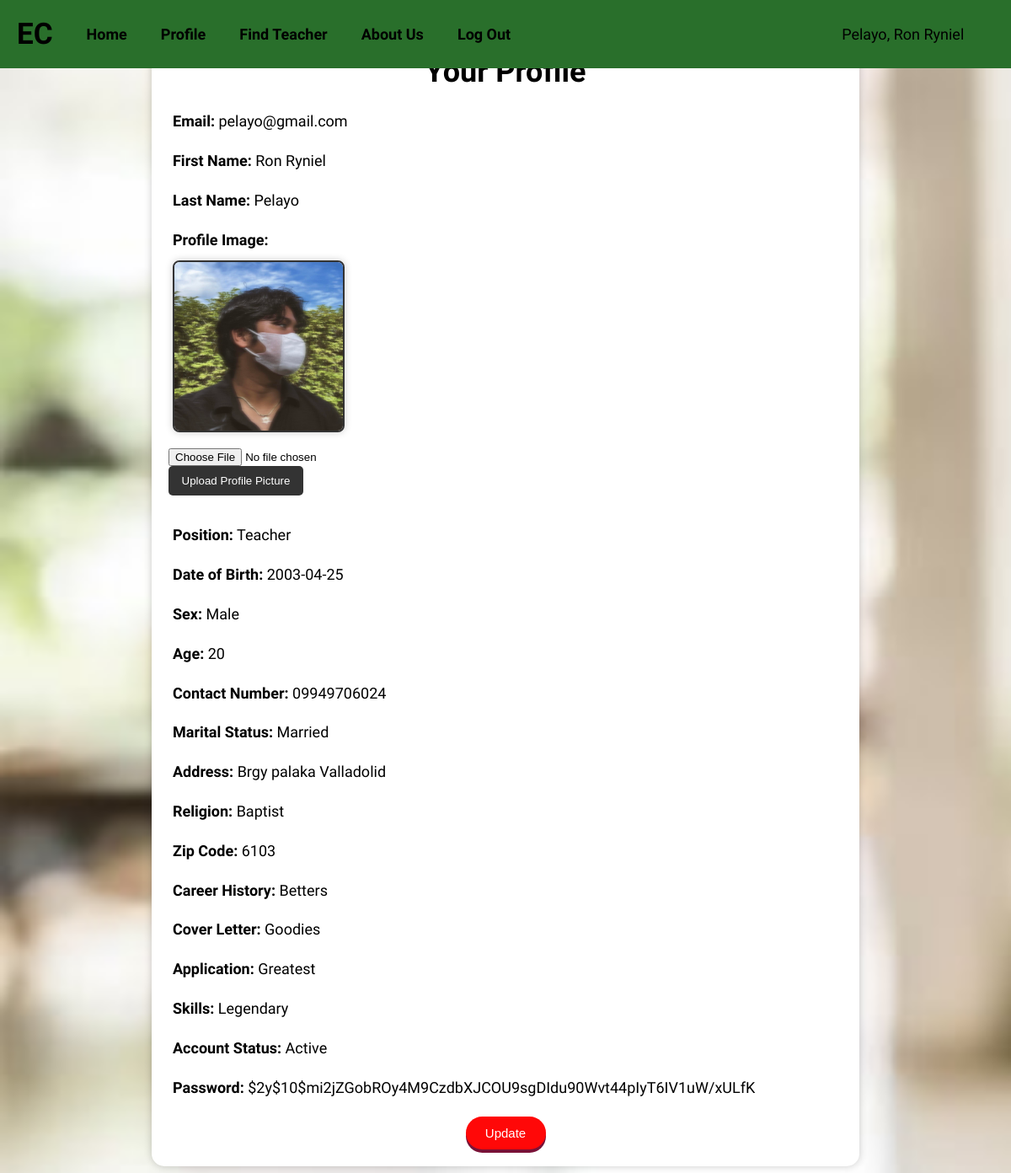
Page /profile.php (signed in) on the committed database.
### tables this page shows
CREATE TABLE `tbl_users` (
  `user_id` int(8) UNSIGNED NOT NULL,
  `user_lastname` varchar(180) NOT NULL DEFAULT '',
  `user_firstname` varchar(180) NOT NULL DEFAULT '',
  `user_email` varchar(180) NOT NULL DEFAULT '',
  `user_password` varchar(180) NOT NULL DEFAULT '',
  `user_date_added` date NOT NULL DEFAULT '2000-01-01',
  `user_time_added` time NOT NULL DEFAULT '00:00:00',
  `user_date_updated` date NOT NULL DEFAULT '2000-01-01',
  `user_time_updated` time NOT NULL DEFAULT '00:00:00',
  `user_status` int(1) NOT NULL DEFAULT 0,
  `user_token` varchar(255) NOT NULL DEFAULT '',
  `user_access` varchar(255) NOT NULL DEFAULT '',
  `user_dob` date NOT NULL DEFAULT '2000-01-01',
  `user_sex` varchar(10) NOT NULL DEFAULT '',
  `user_age` int(3) NOT NULL DEFAULT 0,
  `user_contact_number` varchar(20) NOT NULL DEFAULT '',
  `user_marital_status` varchar(20) NOT NULL DEFAULT '',
  `user_address` text NOT NULL,
  `user_religion` varchar(50) NOT NULL DEFAULT '',
  `user_zip_code` varchar(10) NOT NULL DEFAULT '',
  `user_position` varchar(255) NOT NULL DEFAULT '',
  `user_career_history` text NOT NULL,
  `user_cover_letter` text NOT NULL,
  `user_application` text NOT NULL,
  `user_skills` varchar(255) NOT NULL DEFAULT '',
  `user_profile_image` varchar(255) NOT NULL DEFAULT ''
);

### classes/class.user.php (called while the page is built, shortened)
<?php
class User {
    private $DB_SERVER = 'localhost';
    private $DB_USERNAME = 'root';
    private $DB_PASSWORD = '';
    private $DB_DATABASE = 'db_wbapp';
    private $conn;
    public function __construct() {
        $this->conn = new PDO("mysql:host=" . $this->DB_SERVER . ";dbname=" . $this->DB_DATABASE, $this->DB_USERNAME, $this->DB_PASSWORD);
    }
public function get_user_profile($id) {
    try {
        $sql = "SELECT * FROM tbl_users WHERE user_id = :id";
        $stmt = $this->conn->prepare($sql);
        $stmt->bindParam(':id', $id, PDO::PARAM_INT);
        $stmt->execute();
        $user_profile = $stmt->fetch(PDO::FETCH_ASSOC);
        return $user_profile;
    } catch (PDOException $e) {
        echo "Error retrieving user profile: " . $e->getMessage();
        return false;
    }
}
	function get_user_id($email){
		$sql="SELECT user_id FROM tbl_users WHERE user_email = :email";
		$q = $this->conn->prepare($sql);
		$q->execute(['email' => $email]);
		$user_id = $q->fetchColumn();
		return $user_id;
	}
	function get_user_password($id){
		$sql="SELECT user_password FROM tbl_users WHERE user_id = :id";
		$q = $this->conn->prepare($sql);
		$q->execute(['id' => $id]);
		$user_password = $q->fetchColumn();
		return $user_password;
	}
	function get_user_firstname($id){
		$sql="SELECT user_firstname FROM tbl_users WHERE user_id = :id";
		$q = $this->conn->prepare($sql);
		$q->execute(['id' => $id]);
		$user_firstname = $q->fetchColumn();
		return $user_firstname;
	}
	function get_user_lastname($id){
		$sql="SELECT user_lastname FROM tbl_users WHERE user_id = :id";
		$q = $this->conn->prepare($sql);
		$q->execute(['id' => $id]);
		$user_lastname = $q->fetchColumn();
		return $user_lastname;
	}
	function get_user_access($id){
		$sql="SELECT user_access FROM tbl_users WHERE user_id = :id";
		$q = $this->conn->prepare($sql);
		$q->execute(['id' => $id]);
		$user_access = $q->fetchColumn();
		return $user_access;
	}
	function get_user_status($id){
		$sql="SELECT user_status FROM tbl_users WHERE user_id = :id";
		$q = $this->conn->prepare($sql);
		$q->execute(['id' => $id]);
		$user_status = $q->fetchColumn();
		return $user_status;
	}
    function get_user_dob($id){
        $sql = "SELECT user_dob FROM tbl_users WHERE user_id = :id";
        $q = $this->conn->prepare($sql);
        $q->execute(['id' => $id]);
        $user_dob = $q->fetchColumn();
        return $user_dob;
    }
    function get_user_sex($id){
        $sql = "SELECT user_sex FROM tbl_users WHERE user_id = :id";
        $q = $this->conn->prepare($sql);
        $q->execute(['id' => $id]);
        $user_sex = $q->fetchColumn();
        return $user_sex;
    }
    function get_user_age($id){
        $sql = "SELECT user_age FROM tbl_users WHERE user_id = :id";
        $q = $this->conn->prepare($sql);
        $q->execute(['id' => $id]);
        $user_age = $q->fetchColumn();
        return $user_age;
    }
    function get_user_contact_number($id){
        $sql = "SELECT user_contact_number FROM tbl_users WHERE user_id = :id";
        $q = $this->conn->prepare($sql);
        $q->execute(['id' => $id]);
        $user_contact_number = $q->fetchColumn();
        return $user_contact_number;
    }
    function get_user_marital_status($id){
        $sql = "SELECT user_marital_status FROM tbl_users WHERE user_id = :id";
        $q = $this->conn->prepare($sql);
        $q->execute(['id' => $id]);
        $user_marital_status = $q->fetchColumn();
        return $user_marital_status;
    }
    function get_user_address($id){
        $sql = "SELECT user_address FROM tbl_users WHERE user_id = :id";
        $q = $this->conn->prepare($sql);
        $q->execute(['id' => $id]);
        $user_address = $q->fetchColumn();
        return $user_address;
    }
    function get_user_religion($id){
        $sql = "SELECT user_religion FROM tbl_users WHERE user_id = :id";
        $q = $this->conn->prepare($sql);
        $q->execute(['id' => $id]);
        $user_religion = $q->fetchColumn();
        return $user_religion;
    }
    function get_user_zip_code($id){
        $sql = "SELECT user_zip_code FROM tbl_users WHERE user_id = :id";
        $q = $this->conn->prepare($sql);
        $q->execute(['id' => $id]);
        $user_zip_code = $q->fetchColumn();
        return $user_zip_code;
    }
    function get_user_application($id){
        $sql = "SELECT user_application FROM tbl_users WHERE user_id = :id";
        $q = $this->conn->prepare($sql);
        $q->execute(['id' => $id]);
        $user_application = $q->fetchColumn();
        return $user_application;
    }
    function get_user_skills($id){
        $sql = "SELECT user_skills FROM tbl_users WHERE user_id = :id";
        $q = $this->conn->prepare($sql);
        $q->execute(['id' => $id]);
        $user_skills = $q->fetchColumn();
        return $user_skills;
    }
    function get_user_career_history($id){
        $sql = "SELECT user_career_history FROM tbl_users WHERE user_id = :id";
        $q = $this->conn->prepare($sql);
        $q->execute(['id' => $id]);
        $user_career_history = $q->fetchColumn();
        return $user_career_history;
    }
	function get_user_cover_letter($id){
        $sql = "SELECT user_cover_letter FROM tbl_users WHERE user_id = :id";
        $q = $this->conn->prepare($sql);
        $q->execute(['id' => $id]);
        $user_cover_letter = $q->fetchColumn();
        return $user_cover_letter;
    }
}

### profile.php (the view, shortened to what this page needs)
<?php
include_once 'classes/class.user.php';
$user = new User();
$user_id = $user->get_user_id($_SESSION['user_email']);
$user_profile = $user->get_user_profile($user_id);
?>
<!DOCTYPE html>
<html>
<head>
    <link rel="stylesheet" href="css/custom.css?<?php echo time();?>">
</head>
<body class="home">
    <div id="wrapper">
    <div id="menu">
    <div id="logo">
            <span class="logo-text">EC</span>
        </div>
            <a href="home.php">Home</a>
            <a href="profile.php">Profile</a>
            <a href="find.php">Find Teacher</a>
            <a href="about.php">About Us</a>
            <a href="logout.php" class="move-right">Log Out</a>
            <span class="move-right"><?php echo $user->get_user_lastname($user_id) . ', ' . $user->get_user_firstname($user_id); ?>&nbsp;&nbsp; &nbsp;&nbsp; &nbsp;&nbsp;</span>
        </div>
<div class="profile-page">
<div id="profile-content">
    <h1>Your Profile</h1>
    <p><strong>Email:</strong> <?php echo $_SESSION['user_email']; ?></p>
    <p><strong>First Name:</strong> <?php echo $user->get_user_firstname($user_id); ?></p>
    <p><strong>Last Name:</strong> <?php echo $user->get_user_lastname($user_id); ?></p>
    <p><strong>Profile Image:</strong></p>
    <img id="profile-image" src="<?php echo $uploadDir . $user_profile['user_profile_image']; ?>" alt="Profile Picture">
    <form method="POST" action="" enctype="multipart/form-data">
        <input type="file" name="profile_picture" id="profile_picture" accept="image/*" required>
        <br>
        <button type="submit">Upload Profile Picture</button>
    </form>
    <p><strong>Position:</strong> <?php echo $user->get_user_access($user_id); ?></p>
    <p><strong>Date of Birth:</strong> <?php echo $user->get_user_dob($user_id); ?></p>
    <p><strong>Sex:</strong> <?php echo $user->get_user_sex($user_id); ?></p>
    <p><strong>Age:</strong> <?php echo $user->get_user_age($user_id); ?></p>
    <p><strong>Contact Number:</strong> <?php echo $user->get_user_contact_number($user_id); ?></p>
    <p><strong>Marital Status:</strong> <?php echo $user->get_user_marital_status($user_id); ?></p>
    <p><strong>Address:</strong> <?php echo $user->get_user_address($user_id); ?></p>
    <p><strong>Religion:</strong> <?php echo $user->get_user_religion($user_id); ?></p>
    <p><strong>Zip Code:</strong> <?php echo $user->get_user_zip_code($user_id); ?></p>
    <p><strong>Career History:</strong> <?php echo $user->get_user_career_history($user_id); ?></p>
    <p><strong>Cover Letter:</strong> <?php echo $user->get_user_cover_letter($user_id); ?></p>
    <p><strong>Application:</strong> <?php echo $user->get_user_application($user_id); ?></p>
    <p><strong>Skills:</strong> <?php echo $user->get_user_skills($user_id); ?></p>
    <p><strong>Account Status:</strong> <?php echo ($user->get_user_status($user_id) == "1") ? "Active" : "Inactive"; ?></p>
    <p><strong>Password:</strong> <?php echo $user->get_user_password($user_id); ?></p>
<div id="button-block">
    <a href="index.php?page=settings&subpage=users&action=profile&id=<?php echo $user_id; ?>">
        <input type="submit" value="Update">
    </a>
</div>
    </div>
    </div>
</div>
</body>
</html>

### css/custom.css (style rules this page uses)
body { margin: 0; padding: 0; font-family: 'Assistant', sans-serif; font-size: 18px; background-color: #909090; background-image: url('242ea708b394dd005c7147aea5d3909c.jpg'); background-repeat: no-repeat; background-size: 100% 100%; background-size: cover; box-sizing: border-box; }
body.home { background-color: #909090; background-repeat: no-repeat; background-size: cover; box-sizing: border-box; background-image: url('242ea708b394dd005c7147aea5d3909c.jpg'); }
.home #menu { position: fixed; top: 0; width: 100%; display: flex; justify-content: space-between; align-items: center; padding: 20px; box-sizing: border-box; background-color: #296f2b; z-index: 1000; }
.home #menu a { text-decoration: none; font-weight: bold; margin-left: 40px; }
.move-right { margin-left: auto; }
.home #wrapper { width: 100%; padding: 0px; overflow: hidden; }
.home #menu a, #second-submenu a, #third-submenu a { color: #000; }
input[type=submit] { position: relative; background-color: rgb(230, 34, 77); border-radius: 5px; box-shadow: rgb(121, 18, 55) 0px 4px 0px 0px; padding: 10px; background-repeat: no-repeat; cursor: pointer; box-sizing: border-box; width: 95px; height: 39px; color: #fff; border: none; font-size: 15px; transition: all 0.3s ease-in-out; z-index: 1; overflow: hidden; }
#button-block { width: 10%; text-align: center; margin-top: 20px; }
#button-block input[type="submit"] { display: inline-block; padding: 10px 20px; text-align: center; text-decoration: none; color: #fff; background-color: #ff0808; border-radius: 20px; transition: background-color 0.3s; }
p { color: #000000; line-height: 1.6; margin-bottom: 10px; }
.profile-page { background-color: #ffffff; border-radius: 15px; box-shadow: 0 0 10px rgba(0, 0, 0, 0.2); margin: 20px auto; max-width: 800px; padding: 20px; }
h1 { font-size: bold,30px; text-align: center; }
#profile-content { text-align: left; }
strong { margin-left: 5px; }
#profile-image { width: 200px; height: 200px; object-fit: cover; border-radius: 8px; border: 2px solid #333; margin-left: 5px; margin-bottom: 5px; box-shadow: 0 0 10px rgba(0, 0, 0, 0.2); }
input[type="file"] { margin-top: 10px; }
button { background-color: #333; width: 20%; color: #fff; padding: 10px; margin-bottom: 15px; border: none; cursor: pointer; border-radius: 5px; }
#button-block { width: 100%; text-align: center; margin-top: 20px; }
#logo .logo-text { font-size: 35px; color: #000000; font-weight: bold; }

### rows in the picture
tbl_users: $user->get_user_lastname($user_id) "Pelayo", $user->get_user_firstname($user_id) "Ron Ryniel", user_profile_image (picture), $user->get_user_access($user_id) "Teacher", $user->get_user_dob($user_id) "2003-04-25", $user->get_user_sex($user_id) "Male", $user->get_user_age($user_id) "20", $user->get_user_contact_number($user_id) "09949706024", $user->get_user_marital_status($user_id) "Married", $user->get_user_address($user_id) "Brgy palaka Valladolid", $user->get_user_religion($user_id) "Baptist", $user->get_user_zip_code($user_id) "6103", $user->get_user_career_history($user_id) "Betters", $user->get_user_cover_letter($user_id) "Goodies", $user->get_user_application($user_id) "Greatest", $user->get_user_skills($user_id) "Legendary", $user->get_user_password($user_id) "$2y$10$mi2jZGobROy4M9CzdbXJCOU9sgDIdu90Wvt44pIyT6IV1uW/xULfK"

### other values in the picture
$_SESSION['user_email'] "pelayo@gmail.com"
